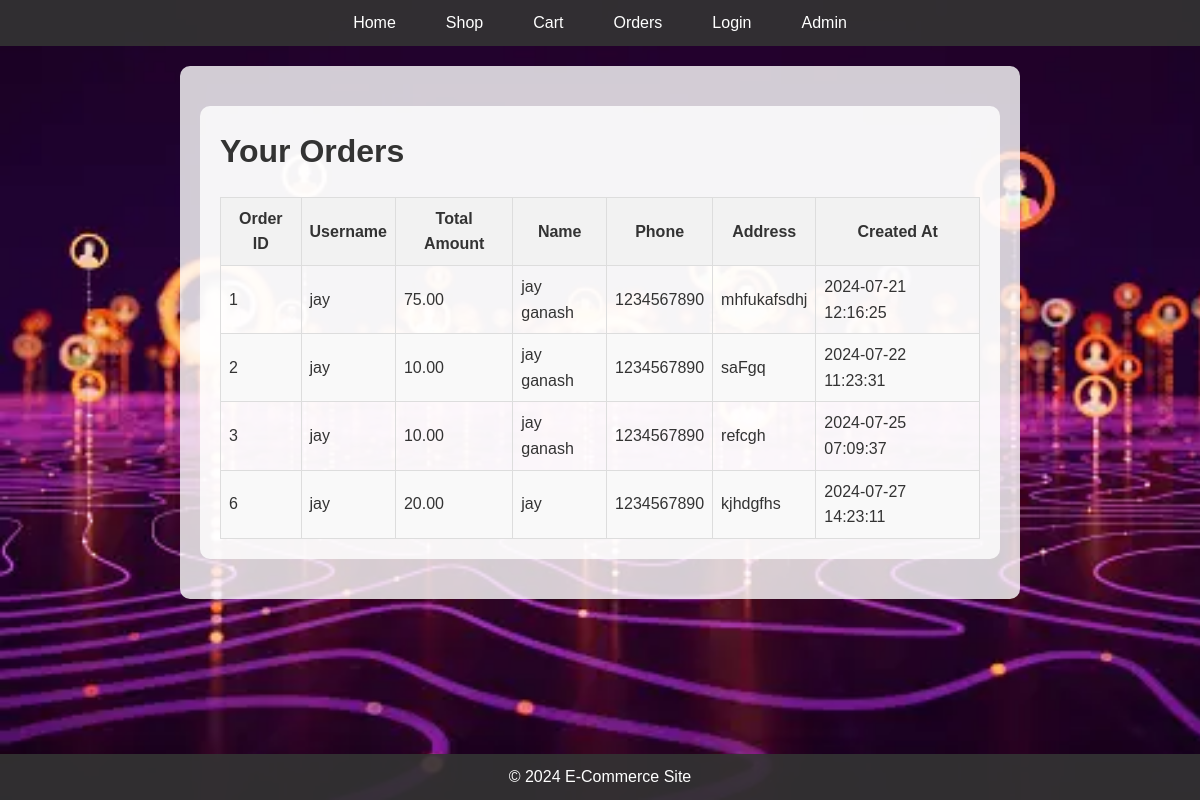
/list_orders.php (signed in), run on the app's committed database.
### tables this page shows
CREATE TABLE `orders` (
  `id` int(11) NOT NULL,
  `user_id` int(11) NOT NULL,
  `total_amount` decimal(10,2) NOT NULL,
  `STATUS` varchar(50) NOT NULL,
  `NAME` varchar(255) NOT NULL,
  `phone` varchar(20) NOT NULL,
  `address` text NOT NULL,
  `created_at` timestamp NOT NULL DEFAULT current_timestamp()
);

CREATE TABLE `users` (
  `id` int(11) NOT NULL,
  `username` varchar(50) NOT NULL,
  `password` varchar(255) NOT NULL,
  `email` varchar(255) NOT NULL,
  `role` enum('user','admin') DEFAULT 'user'
);

### list_orders.php (the view, shortened to what this page needs)
<?php
include 'header.php';
include 'db.php';
$user_id = $_SESSION['user_id'];
$sql = "SELECT orders.*, users.username FROM orders JOIN users ON orders.user_id = users.id WHERE orders.user_id = ?";
$stmt = $conn->prepare($sql);
$stmt->bind_param("i", $user_id);
$stmt->execute();
$result = $stmt->get_result();
?>
<!DOCTYPE html>
<html lang="en">
<head>
</head>
<body>
    <main>
        <h1>Your Orders</h1>
        <table>
            <thead>
                <tr>
                    <th>Order ID</th>
                    <th>Username</th>
                    <th>Total Amount</th>
                    <th>Name</th>
                    <th>Phone</th>
                    <th>Address</th>
                    <th>Created At</th>
                </tr>
            </thead>
            <tbody>
                <?php
                if ($result->num_rows > 0) {
                    while ($row = $result->fetch_assoc()) {
                        $orderId = htmlspecialchars($row['id']);
                        $username = htmlspecialchars($row['username']);
                        $totalAmount = htmlspecialchars($row['total_amount']);
                        $name = htmlspecialchars($row['NAME']);
                        $phone = htmlspecialchars($row['phone']);
                        $address = htmlspecialchars($row['address']);
                        $createdAt = htmlspecialchars($row['created_at']);
                        echo "<tr>";
                        echo "<td>{$orderId}</td>";
                        echo "<td>{$username}</td>";
                        echo "<td>{$totalAmount}</td>";
                        echo "<td>{$name}</td>";
                        echo "<td>{$phone}</td>";
                        echo "<td>{$address}</td>";
                        echo "<td>{$createdAt}</td>";
                        echo "</tr>";
                    }
                } else {
                    echo "<tr><td colspan='8'>No orders found.</td></tr>";
                }
                ?>
            </tbody>
        </table>
    </main>
</body>
</html>
<?php
include 'footer.php';
?>

### styles.css (style rules this page uses)
body, h1, h2, h3, p, ul { margin: 0; padding: 0; font-family: Arial, sans-serif; }
body { line-height: 1.6; background-image: url('images.jpg'); background-size: cover; background-repeat: no-repeat; background-attachment: fixed; color: #333; }
main { padding: 20px; max-width: 800px; margin: 20px auto; background-color: rgba(255, 255, 255, 0.8); border-radius: 10px; }
main h1, main h2 { margin-bottom: 20px; }

### list_orders.php (style rules this page uses)
table { width: 100%; border-collapse: collapse; }
th, td { border: 1px solid #ddd; padding: 8px; }
th { background-color: #f2f2f2; }
tr:nth-child(even) { background-color: #f9f9f9; }
main { padding: 20px; max-width: 800px; margin: 20px auto; background-color: rgba(255, 255, 255, 0.8); border-radius: 10px; }

### data on the page
orders: id "1", user.username "jay", total_amount "75.00", NAME "jay ganash", phone "1234567890", address "mhfukafsdhj", created_at "2024-07-21 12:16:25"
orders: id "2", user.username "jay", total_amount "10.00", NAME "jay ganash", phone "1234567890", address "saFgq", created_at "2024-07-22 11:23:31"
orders: id "3", user.username "jay", total_amount "10.00", NAME "jay ganash", phone "1234567890", address "refcgh", created_at "2024-07-25 07:09:37"
orders: id "6", user.username "jay", total_amount "20.00", NAME "jay", phone "1234567890", address "kjhdgfhs", created_at "2024-07-27 14:23:11"
